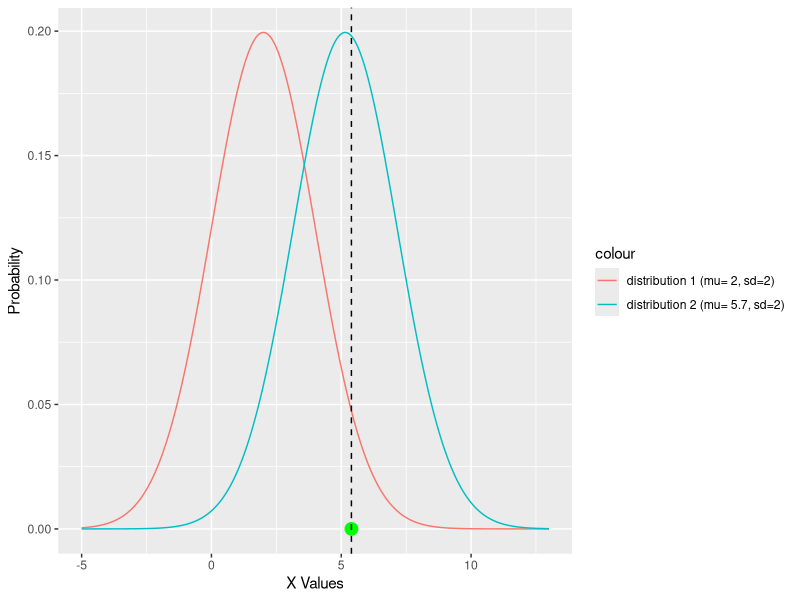
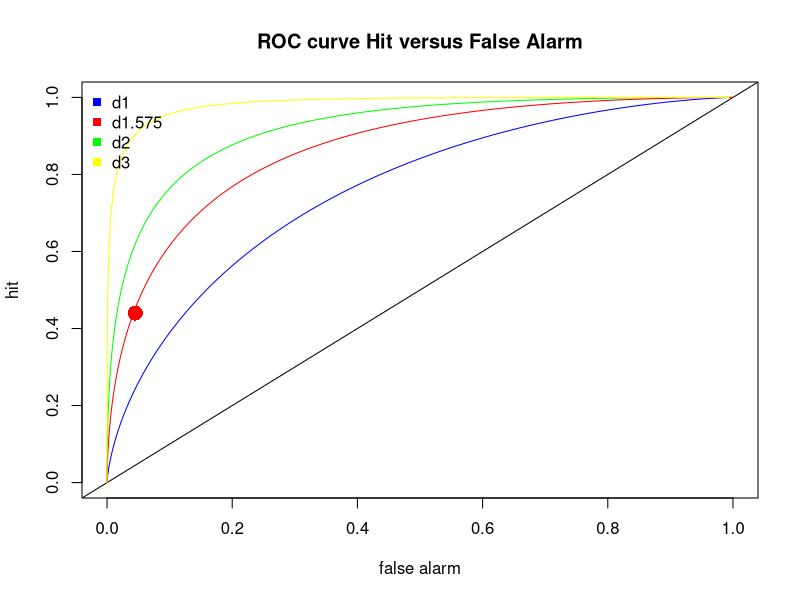

Here is the R script that generated these plots, in order:
library(ggplot2)

# create a series of x values
xvals = seq(-5, 13, 0.01)
mu1 = 2
mu2 = 5.15
sd = 2

dist_data = data.frame(x=xvals, 
                       dist1 = dnorm(xvals, mean=mu1, sd=sd),
                       dist2 = dnorm(xvals, mean=mu2, sd=sd))

p_hit = 0.44
p_false_alarm = 0.045

#dist_1
decision_boundary_dist1 = qnorm(p_false_alarm, mean = mu1, sd = sd, lower.tail = FALSE)

#dist_2
decision_boundary_dist2 = qnorm(p_hit, mean = mu2, sd =sd, lower.tail = TRUE)

# plot probability of distribution 1 and distribution 2
ggplot() + 
  geom_line(data=dist_data, aes(x=x, y=dist1, color="distribution 1 (mu= 2, sd=2)")) +
  geom_line(data=dist_data, aes(x=x, y=dist2, color="distribution 2 (mu= 5.7, sd=2)")) +
  geom_point(data=data.frame(X=decision_boundary_dist1,Y=0), aes(x = X, y = Y),colour="green",size=4)+
  geom_vline(xintercept = decision_boundary_dist1, linetype="dashed") + 
  ylab("Probability") + 
  xlab("X Values")


discriminability = (mu2-mu1)/sd



#ROC plot

# create a series of x values
plot(pnorm(xvals, mean=4, sd=sd), pnorm(xvals, mean=2, sd=sd), xlim = c(0, 1), ylim = c(0, 1), type = "l",  xlab = "false alarm", ylab = "hit", col = 'blue')
abline(0, 1, col= "black")
lines(pnorm(xvals, mean=6, sd=sd), pnorm(xvals, mean=2, sd=sd), col='green')
lines(pnorm(xvals, mean=mu2, sd=sd), pnorm(xvals, mean=mu1, sd=sd), col='red')
lines(pnorm(xvals, mean=8, sd=sd), pnorm(xvals, mean=2, sd=sd), col='yellow')
points(0.045,0.44, cex=2,pch=16,col="red")
legend("topleft", legend = c("d1","d1.575","d2","d3") , pch = 15, bty = 'n', col = c("blue",'red',"green",'yellow'))
title(main = "ROC curve Hit versus False Alarm")





